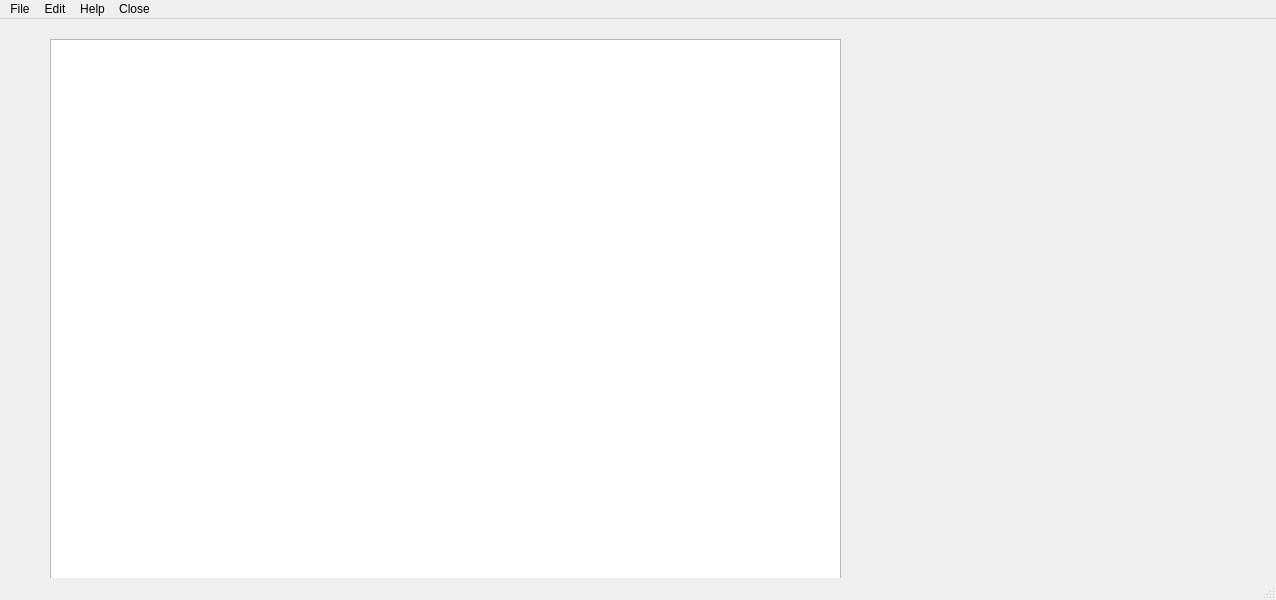
<?xml version="1.0" encoding="UTF-8"?>
<ui version="4.0">
 <class>MainWindow</class>
 <widget class="QMainWindow" name="MainWindow">
  <property name="geometry">
   <rect>
    <x>0</x>
    <y>0</y>
    <width>1276</width>
    <height>600</height>
   </rect>
  </property>
  <property name="windowTitle">
   <string>MainWindow</string>
  </property>
  <widget class="QWidget" name="centralwidget">
   <widget class="QTextEdit" name="textEdit">
    <property name="geometry">
     <rect>
      <x>50</x>
      <y>20</y>
      <width>791</width>
      <height>551</height>
     </rect>
    </property>
   </widget>
  </widget>
  <widget class="QMenuBar" name="menubar">
   <property name="geometry">
    <rect>
     <x>0</x>
     <y>0</y>
     <width>1276</width>
     <height>26</height>
    </rect>
   </property>
   <widget class="QMenu" name="menuFile">
    <property name="title">
     <string>File</string>
    </property>
    <addaction name="actionNew_file"/>
    <addaction name="actionOpen_file"/>
    <addaction name="actionSave"/>
    <addaction name="actionSave_as"/>
    <addaction name="actionClose"/>
   </widget>
   <widget class="QMenu" name="menuEdit">
    <property name="title">
     <string>Edit</string>
    </property>
    <addaction name="actioncut"/>
    <addaction name="actioncopy"/>
    <addaction name="actionpaste"/>
    <addaction name="actionRedo"/>
    <addaction name="actionUndo"/>
    <addaction name="actioncrop"/>
   </widget>
   <widget class="QMenu" name="menuHelp">
    <property name="title">
     <string>Help</string>
    </property>
   </widget>
   <widget class="QMenu" name="menuAbout">
    <property name="title">
     <string>Close</string>
    </property>
   </widget>
   <addaction name="menuFile"/>
   <addaction name="menuEdit"/>
   <addaction name="menuHelp"/>
   <addaction name="menuAbout"/>
  </widget>
  <widget class="QStatusBar" name="statusbar"/>
  <action name="actionNew_file">
   <property name="text">
    <string>New file</string>
   </property>
  </action>
  <action name="actionOpen_file">
   <property name="text">
    <string>Open file</string>
   </property>
  </action>
  <action name="actionRedo">
   <property name="text">
    <string>Redo       </string>
   </property>
  </action>
  <action name="actionUndo">
   <property name="text">
    <string>Undo</string>
   </property>
  </action>
  <action name="actioncut">
   <property name="text">
    <string>cut</string>
   </property>
  </action>
  <action name="actioncopy">
   <property name="text">
    <string>copy</string>
   </property>
  </action>
  <action name="actionpaste">
   <property name="text">
    <string>paste</string>
   </property>
  </action>
  <action name="actionSave">
   <property name="text">
    <string>Save </string>
   </property>
  </action>
  <action name="actionSave_as">
   <property name="text">
    <string>Save as</string>
   </property>
  </action>
  <action name="actioncrop">
   <property name="text">
    <string>crop</string>
   </property>
  </action>
  <action name="actionQuit">
   <property name="text">
    <string>Quit</string>
   </property>
  </action>
  <action name="actionClose">
   <property name="text">
    <string>Close</string>
   </property>
  </action>
 </widget>
 <resources/>
 <connections/>
</ui>
